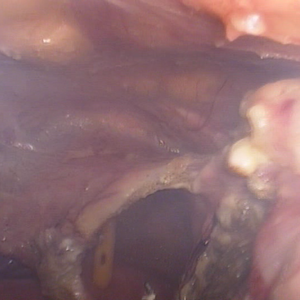
%> input picture dehazing-clean/input.png, 300 x 300 px
$ octave --eval "result = dehaze(imread('input.png'));"   (GNU Octave 9; MATLAB toolbox functions it lacks are replaced by stand-ins)
%> lines starting %> are read from the running program, lines starting %| are printed output that depends on the picture; in (x1, y1, x2, y2) boxes, pixels count from 0 and x2, y2 are one past the last pixel; in counts of white or black regions, pixels touching at a corner belong together; the program's own positions count from 1
### dehazing-clean/makeDarkChannel.m
function J = makeDarkChannel( I, patch_size )
    % Assuming that this is RGB but overall not requiring it
    [image_x, image_y, channels] = size(I);
    J = zeros(image_x,image_y);
    tmpPatch = double(zeros(2*floor(patch_size/2),2*floor(patch_size/2),channels-1));

    I = padarray(I, [floor(patch_size/2) floor(patch_size/2)], 'symmetric');
%     figure;
%     imshow(I);
    % I think the size actually returns in order [y x ~ but doesn't really
    % matter as long as order is kept

    % padarray resizes the example 300x400 to 314x414.
    % Use original image_x, image_y and add 2*floor(patch_size/2)
    for i = 1:image_x
        minX = i;
        maxX = (i + 2*floor(patch_size/2));
        for j = 1:image_y
            minY = j;
            maxY = (j + 2*floor(patch_size/2));

            % copy all color channels over
            tmpPatch = I(minX:maxX, minY:maxY,2:3);
            J(i,j) = min(tmpPatch(:)); % find min across all channels
        end
    end

end

### dehazing-clean/estimateA.m
function A = estimateA(I, J, numPixels)

	% Make a list of the brightest pixels
	brightestJ = zeros(numPixels,3);
	[x_dim, y_dim] = size(J);
	for i = 1:x_dim
		for j = 1:y_dim
		[minElement, index] = min(brightestJ(:,3));
		if J(i,j) > minElement
			brightestJ(index,:) = [i j J(i,j)];
		end
		end
	end
	G = I;
	for i=1:numPixels
		G(brightestJ(i,1),brightestJ(i,2),:) = [1,1,1];
	end

	% Find the highest intensity pixel from the original Image using the
	% list calculated above
	highestIntensity = zeros(1,3);
	for i = 1:numPixels
		x = brightestJ(i,1);
		y = brightestJ(i,2);
		intensity = sum(I(x,y,:));
		if intensity > sum(highestIntensity)
		highestIntensity = I(x,y,:);
		end
	end

	% Set as the Atmosphere lighting
	dimI = size(I);
	if numel(dimI) == 3

	A = zeros(x_dim,y_dim,3);

	for a = 1:dimI(3)
		  A(:,:,a) = A(:,:,a) + highestIntensity(:,:,a);
	end
	else
	  A = zeros(x_dim,y_dim);
	  A(:,:) = A(:,:) + highestIntensity(:,:);
	end
end

### dehazing/modelFidelity.m
function res = modelFidelity(I, J, t, A)

    [a,b,c] = size(I);
    res = zeros(a, b, c);

    for i = 1:3
        res(:, :, i) = abs((J(:, :, i).*t + (1-t).*A(1,i) - I(:, :, i)));
    end

end

### dehazing/huber.m

%% huber function

function out = huber(in, gamma)
    [m,n] = size(in);
    out = in;
    for i=1:m
        for j=1:n

            if(in(i,j)<=gamma)
                out(i,j) = 0.5.*abs(in(i,j)).^2;
            else
                out(i,j) = gamma.*abs(in(i,j))-gamma.^2./2;
            end
        end
    end

end

### dehazing/edgePrior.m
function pen = edgePrior(I, gamma, flag)

    tempImage1 = circshift(I, 1)-I;
    tempImage2 = circshift(I, -1)-I;
    if(flag)
        tempImage3 = transposeC(circshift(transposeC(I), 1))-I;
        tempImage4 = transposeC(circshift(transposeC(I), -1))-I;
    else
        tempImage3 = transpose(circshift(transpose(I), 1))-I;
        tempImage4 = transpose(circshift(transpose(I), -1))-I;
    end
	pen = sum(sum(tempImage1.*huber(tempImage1, gamma)+tempImage2.*huber(tempImage2, gamma)+tempImage3.*huber(tempImage3, gamma)+tempImage4.*huber(tempImage4, gamma)));

end

### dehazing-clean/dehaze.m
function output = dehaze(input)

	% My variable parameters
	beta = 6;  % constant multiplier to priorpenelty(t(x)) in objective function
	gamma = 0.3; % constant multiplier to priorpenelty(J(x)) in objective function
	delta = 1; % weight for the Dark Channel Prior

	%% My parameters
	n_var = 0.012;
	tau = 0.05; % gradient descent step size
	beta_of = 1;% huber function parameter for t(x)
	gamma_of = 0.2; % huber function parameter for J(x)
	conv_par = 280; % Convergence parameter for gradient descent
	max_iter = 50; % Maximum iterations
	k_green = 2.3952;
	k_blue = 2.7056;
	k_red = 2.7079;
	theta_green = 23.8942;
	theta_blue = 20.20;
	theta_red = 22.4654;

	input = im2double(input);
	input = input + n_var * randn(size(input));
	%clean = imread('out_pGT.png');
	%clean = im2double(clean);
	comp_image = im2double(imread('hist_landscape.jpg'));

	% Estimate for A
	% We need a handle on finding A for which we will use the method proposed
	% We generate the dark channel prior at every pixel, using window size
	% and zero padding
	dark_ch = makeDarkChannel(input, 3);

	% Estimate Atmosphere
	% We first pick the top 0.1% bright- est pixels in the dark channel.
	% These pixels are most haze- opaque (bounded by yellow lines in
	% Figure 6(b)). Among these pixels, the pixels with highest intensity
	% in the input image I is selected as the atmospheric light.
	dimJ = size(dark_ch);
	numBrightestPixels = ceil(0.001 * dimJ(1) * dimJ(2)); % Use the cieling to overestimate number needed

	A_est = estimateA(input,dark_ch,numBrightestPixels);
	%A_est = imread('A_pGT.png');
	A_est = im2double(A_est);
	A = [A_est(1,1,1)  A_est(1,1,2)  A_est(1,1,3)];

	present_J = zeros(size(input));
	k = size(present_J);
	present_t = double(ones(k(1),k(2)));

	modelFidelityTerm = modelFidelity(input, present_J, present_t, A);
	obj_fn = sum(sum(sum(modelFidelityTerm.^2))) + ...
			 beta * edgePrior(present_t, beta_of, 0) + ...
			 gamma * edgePrior(present_J(:, :, 1), gamma_of, 0) + ...
			 gamma * edgePrior(present_J(:, :, 2), gamma_of, 0) + ...
			 gamma * edgePrior(present_J(:, :, 3), gamma_of, 0) + ...
			 delta * kl_div(present_J(:,:,1),k_red,theta_red) + ...
			 delta * kl_div(present_J(:,:,2),k_green,theta_green) + ...
			 delta * kl_div(present_J(:,:,3),k_blue,theta_blue);
	obj_fns = double(zeros(max_iter, 1));
	J_update = double(zeros(size(present_J)));
	previous_J = present_J;
	previous_t = present_t;
	iter = 1;
	prev_obj_fn = obj_fn;

	while iter <= max_iter %&& (prev_obj_fn >= obj_fn || iter < 3)

		obj_fns(iter) = obj_fn;
		prev_obj_fn = obj_fn;
		previous_J = present_J;
		previous_t = present_t;
		% Calculate the update
		t_update = 2 * sum(modelFidelityTerm, 3) .* ...
			(A(1) - present_J(:, :, 1) + ...
			A(2) - present_J(:, :, 2) + ...
			A(3) - present_J(:, :, 3)) + ...
			beta * priorUpdate(present_t, beta_of);

		for i = 1:3
			J_update(:, :, i) = -2 * modelFidelityTerm(:, :, i) .* present_t + ...
			gamma * priorUpdate(present_J(:, :, i), gamma_of);
		end

		J_temp = imhistmatch(present_J, comp_image, 255);
		J_update = J_update + delta*(J_temp - present_J);

		% Perform the update
		present_J = present_J + tau * J_update;

		present_J = check(present_J,0);
		present_J = check(present_J,1);
		present_t = present_t + tau * t_update;
		present_t = check(present_t,0);


		modelFidelityTerm = modelFidelity(input, present_J, present_t, A);
		obj_fn = sum(sum(sum(modelFidelityTerm.^2))) + ...
			 beta * edgePrior(present_t, beta_of, 0) + ...
			 gamma * edgePrior(present_J(:, :, 1), gamma_of, 0) + ...
			 gamma * edgePrior(present_J(:, :, 2), gamma_of, 0) + ...
			 gamma * edgePrior(present_J(:, :, 3), gamma_of, 0) + ...
			 delta * kl_div(present_J(:,:,1),k_red,theta_red) + ...
			 delta * kl_div(present_J(:,:,2),k_green,theta_green) + ...
			 delta * kl_div(present_J(:,:,3),k_blue,theta_blue);

		disp(iter);
		iter = iter+1;
	end

	%a = sqrt(sum(sum(sum((present_J - clean).^2)))/(size(present_J, 1)* size(present_J, 2)* size(present_J, 3)));
	output = present_J;
	imwrite(output, strcat(num2str(now), '-out.png'));

end
%> in dehaze, `input = input + n_var * randn(size(input));`:
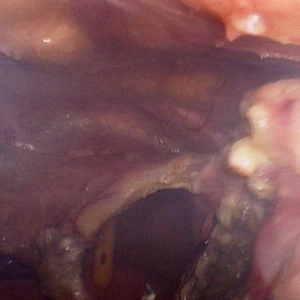
%> input: size 300x300x3 double; mean R, G, B 0.558, 0.421, 0.434; mean of the top-left, top-right, bottom-left and bottom-right quarters 0.48, 0.544, 0.379, 0.48; drawn with min black and max white
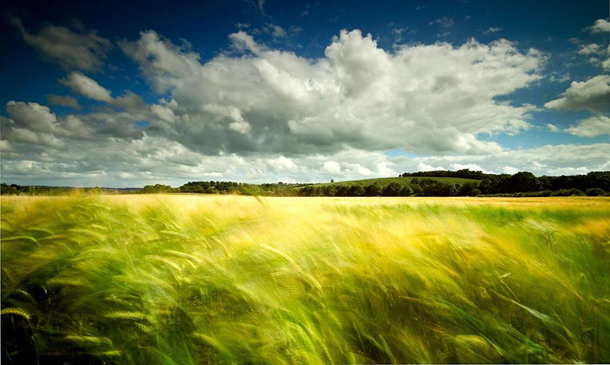
%> input picture dehazing-clean/hist_landscape.jpg, 610 x 365 px
%> after the loop in makeDarkChannel, `for i = 1:image_x`:
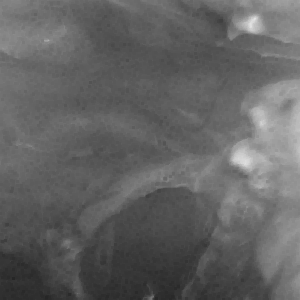
%> J: size 300x300 double; min 0.151, max 0.889, mean 0.387
%> after the loop in estimateA, `for i = 1:x_dim`: brightestJ = 90 rows, first 12: [27 251 0.879; 23 254 0.844; 159 240 0.831; 20 253 0.854; 159 243 0.837; 20 254 0.863; 21 252 0.838; 160 240 0.837; 28 252 0.859; 163 242 0.836; 164 245 0.853; 163 243 0.839]
%> after the loop in estimateA, `for i=1:numPixels`: G: size 300x300x3 double; 0.1% of pixels changed, all inside (x1, y1, x2, y2) = (238, 18, 256, 165)
%> the loop in estimateA, `for i = 1:numPixels` made 90 passes
%> (x, y, intensity, highestIntensity) on passes 1, 5, 6, 11, 13: (27, 251, 2.76, [0.981 0.903 0.881]), (159, 243, 2.78, [1 0.912 0.862]), (20, 254, 2.81, [0.984 0.904 0.923]), (164, 245, 2.83, [0.987 0.934 0.913]), (165, 246, 2.85, [0.996 0.958 0.892])
%> (x, y, intensity) on passes 2, 3, 4, 7, 8, 9: (23, 254, 2.73), (159, 240, 2.74), (20, 253, 2.73), (21, 252, 2.74), (160, 240, 2.71), (28, 252, 2.81)
%> after the loop in estimateA, `for i = 1:numPixels`: highestIntensity = [1 0.93 0.933]
%> after the loop in estimateA, `for a = 1:dimI(3)`:
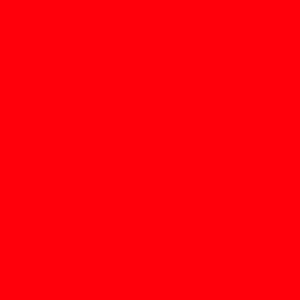
%> A: size 300x300x3 double; mean R, G, B 1, 0.93, 0.933; drawn with min black and max white
%> after the loop in huber, `for i=1:m`: out: size 300x300 double; every value is 0
%> (the run ends here)
